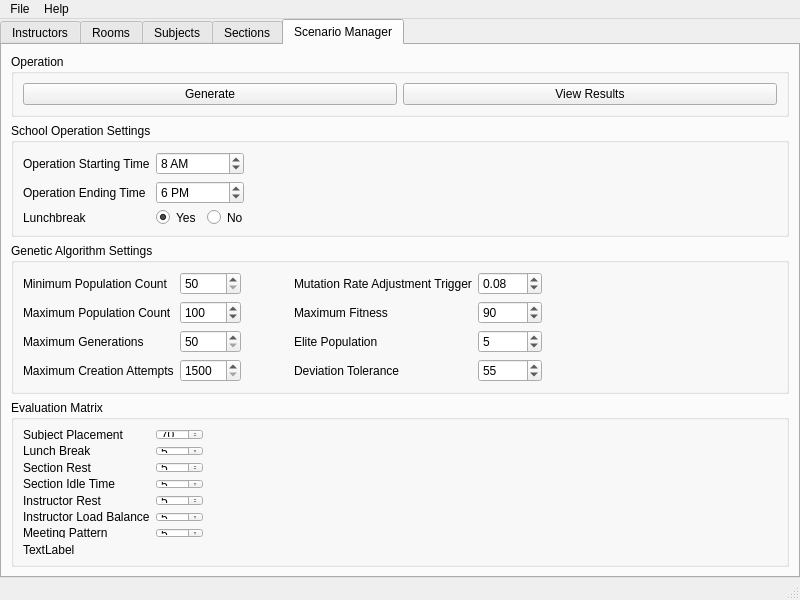
<?xml version="1.0" encoding="UTF-8"?>
<ui version="4.0">
 <class>MainWindow</class>
 <widget class="QMainWindow" name="MainWindow">
  <property name="windowModality">
   <enum>Qt::NonModal</enum>
  </property>
  <property name="geometry">
   <rect>
    <x>0</x>
    <y>0</y>
    <width>800</width>
    <height>600</height>
   </rect>
  </property>
  <property name="sizePolicy">
   <sizepolicy hsizetype="Maximum" vsizetype="Maximum">
    <horstretch>0</horstretch>
    <verstretch>0</verstretch>
   </sizepolicy>
  </property>
  <property name="minimumSize">
   <size>
    <width>800</width>
    <height>600</height>
   </size>
  </property>
  <property name="maximumSize">
   <size>
    <width>16777215</width>
    <height>16777215</height>
   </size>
  </property>
  <property name="windowTitle">
   <string>Genetic Algorithm Scheduler</string>
  </property>
  <widget class="QWidget" name="centralwidget">
   <property name="minimumSize">
    <size>
     <width>711</width>
     <height>526</height>
    </size>
   </property>
   <layout class="QVBoxLayout" name="verticalLayout">
    <property name="spacing">
     <number>0</number>
    </property>
    <property name="leftMargin">
     <number>0</number>
    </property>
    <property name="topMargin">
     <number>0</number>
    </property>
    <property name="rightMargin">
     <number>0</number>
    </property>
    <property name="bottomMargin">
     <number>0</number>
    </property>
    <item>
     <widget class="QTabWidget" name="tabWidget">
      <property name="font">
       <font>
        <weight>50</weight>
        <bold>false</bold>
       </font>
      </property>
      <property name="styleSheet">
       <string notr="true"/>
      </property>
      <property name="tabPosition">
       <enum>QTabWidget::North</enum>
      </property>
      <property name="tabShape">
       <enum>QTabWidget::Rounded</enum>
      </property>
      <property name="currentIndex">
       <number>4</number>
      </property>
      <widget class="QWidget" name="tabInstructors">
       <property name="whatsThis">
        <string>&lt;html&gt;&lt;head/&gt;&lt;body&gt;&lt;p&gt;&lt;br/&gt;&lt;/p&gt;&lt;/body&gt;&lt;/html&gt;</string>
       </property>
       <attribute name="title">
        <string>Instructors</string>
       </attribute>
       <layout class="QVBoxLayout" name="verticalLayout_2">
        <item>
         <widget class="QGroupBox" name="groupBox">
          <property name="title">
           <string>Operation</string>
          </property>
          <layout class="QHBoxLayout" name="horizontalLayout">
           <item>
            <widget class="QPushButton" name="btnInstrAdd">
             <property name="text">
              <string>Add Instructor</string>
             </property>
            </widget>
           </item>
           <item>
            <widget class="QPushButton" name="btnInstrImport">
             <property name="text">
              <string>Import from CSV</string>
             </property>
            </widget>
           </item>
          </layout>
         </widget>
        </item>
        <item>
         <widget class="QTreeView" name="treeInstr"/>
        </item>
       </layout>
      </widget>
      <widget class="QWidget" name="tabRooms">
       <attribute name="title">
        <string>Rooms</string>
       </attribute>
       <layout class="QVBoxLayout" name="verticalLayout_3">
        <item>
         <widget class="QGroupBox" name="groupBox_2">
          <property name="title">
           <string>Operation</string>
          </property>
          <layout class="QHBoxLayout" name="horizontalLayout_7">
           <item>
            <widget class="QPushButton" name="btnRoomAdd">
             <property name="text">
              <string>Add Room</string>
             </property>
            </widget>
           </item>
           <item>
            <widget class="QPushButton" name="btnRoomImport">
             <property name="text">
              <string>Import from CSV</string>
             </property>
            </widget>
           </item>
          </layout>
         </widget>
        </item>
        <item>
         <widget class="QTreeView" name="treeRoom"/>
        </item>
       </layout>
      </widget>
      <widget class="QWidget" name="tabSubjects">
       <attribute name="title">
        <string>Subjects</string>
       </attribute>
       <layout class="QVBoxLayout" name="verticalLayout_4">
        <item>
         <widget class="QGroupBox" name="groupBox_3">
          <property name="title">
           <string>Operation</string>
          </property>
          <layout class="QHBoxLayout" name="horizontalLayout_2">
           <item>
            <widget class="QPushButton" name="btnSubjAdd">
             <property name="text">
              <string>Add Subject</string>
             </property>
            </widget>
           </item>
           <item>
            <widget class="QPushButton" name="btnSubjImport">
             <property name="text">
              <string>Import from CSV</string>
             </property>
            </widget>
           </item>
          </layout>
         </widget>
        </item>
        <item>
         <widget class="QTreeView" name="treeSubj"/>
        </item>
       </layout>
      </widget>
      <widget class="QWidget" name="tabSections">
       <attribute name="title">
        <string>Sections</string>
       </attribute>
       <layout class="QVBoxLayout" name="verticalLayout_5">
        <item>
         <widget class="QGroupBox" name="groupBox_4">
          <property name="title">
           <string>Operation</string>
          </property>
          <layout class="QHBoxLayout" name="horizontalLayout_3">
           <item>
            <widget class="QPushButton" name="btnSecAdd">
             <property name="text">
              <string>Add Section</string>
             </property>
            </widget>
           </item>
          </layout>
         </widget>
        </item>
        <item>
         <widget class="QTreeView" name="treeSec"/>
        </item>
       </layout>
      </widget>
      <widget class="QWidget" name="tabScenario">
       <property name="sizePolicy">
        <sizepolicy hsizetype="Preferred" vsizetype="Preferred">
         <horstretch>0</horstretch>
         <verstretch>0</verstretch>
        </sizepolicy>
       </property>
       <attribute name="title">
        <string>Scenario Manager</string>
       </attribute>
       <layout class="QVBoxLayout" name="verticalLayout_6" stretch="0,0,0,0,0">
        <property name="sizeConstraint">
         <enum>QLayout::SetDefaultConstraint</enum>
        </property>
        <item>
         <widget class="QGroupBox" name="groupBox_5">
          <property name="title">
           <string>Operation</string>
          </property>
          <layout class="QHBoxLayout" name="horizontalLayout_4">
           <item>
            <widget class="QPushButton" name="btnScenGenerate">
             <property name="text">
              <string>Generate</string>
             </property>
            </widget>
           </item>
           <item>
            <widget class="QPushButton" name="btnScenResult">
             <property name="text">
              <string>View Results</string>
             </property>
            </widget>
           </item>
          </layout>
         </widget>
        </item>
        <item>
         <widget class="QGroupBox" name="groupBox_6">
          <property name="title">
           <string>School Operation Settings</string>
          </property>
          <layout class="QGridLayout" name="gridLayout_2">
           <item row="2" column="1">
            <widget class="QGroupBox" name="groupBox_7">
             <property name="styleSheet">
              <string notr="true">border: none</string>
             </property>
             <property name="title">
              <string/>
             </property>
             <property name="flat">
              <bool>false</bool>
             </property>
             <property name="checkable">
              <bool>false</bool>
             </property>
             <property name="checked">
              <bool>false</bool>
             </property>
             <layout class="QHBoxLayout" name="horizontalLayout_5">
              <property name="spacing">
               <number>10</number>
              </property>
              <property name="leftMargin">
               <number>0</number>
              </property>
              <property name="topMargin">
               <number>0</number>
              </property>
              <property name="rightMargin">
               <number>0</number>
              </property>
              <property name="bottomMargin">
               <number>0</number>
              </property>
              <item>
               <widget class="QRadioButton" name="radioLunchYes">
                <property name="text">
                 <string>Yes</string>
                </property>
                <property name="checked">
                 <bool>true</bool>
                </property>
               </widget>
              </item>
              <item>
               <widget class="QRadioButton" name="radioLunchNo">
                <property name="text">
                 <string>No</string>
                </property>
               </widget>
              </item>
             </layout>
            </widget>
           </item>
           <item row="2" column="0">
            <widget class="QLabel" name="label_6">
             <property name="toolTip">
              <string>Assess for lunch break for sections.</string>
             </property>
             <property name="text">
              <string>Lunchbreak</string>
             </property>
            </widget>
           </item>
           <item row="0" column="0">
            <widget class="QLabel" name="label_4">
             <property name="toolTip">
              <string>The opening time of the school.</string>
             </property>
             <property name="text">
              <string>Operation Starting Time</string>
             </property>
            </widget>
           </item>
           <item row="0" column="1">
            <widget class="QTimeEdit" name="timeStarting">
             <property name="currentSection">
              <enum>QDateTimeEdit::HourSection</enum>
             </property>
             <property name="displayFormat">
              <string>h AP</string>
             </property>
             <property name="time">
              <time>
               <hour>8</hour>
               <minute>0</minute>
               <second>0</second>
              </time>
             </property>
            </widget>
           </item>
           <item row="0" column="2">
            <spacer name="horizontalSpacer_2">
             <property name="orientation">
              <enum>Qt::Horizontal</enum>
             </property>
             <property name="sizeHint" stdset="0">
              <size>
               <width>40</width>
               <height>20</height>
              </size>
             </property>
            </spacer>
           </item>
           <item row="1" column="0">
            <widget class="QLabel" name="label_5">
             <property name="toolTip">
              <string>The closing time of the school.</string>
             </property>
             <property name="text">
              <string>Operation Ending Time</string>
             </property>
            </widget>
           </item>
           <item row="1" column="1">
            <widget class="QTimeEdit" name="timeEnding">
             <property name="displayFormat">
              <string>h AP</string>
             </property>
             <property name="calendarPopup">
              <bool>true</bool>
             </property>
             <property name="time">
              <time>
               <hour>18</hour>
               <minute>0</minute>
               <second>0</second>
              </time>
             </property>
            </widget>
           </item>
          </layout>
         </widget>
        </item>
        <item>
         <widget class="QGroupBox" name="groupBox_8">
          <property name="title">
           <string>Genetic Algorithm Settings</string>
          </property>
          <layout class="QGridLayout" name="gridLayout_3">
           <item row="2" column="3">
            <widget class="QLabel" name="label_20">
             <property name="toolTip">
              <string>The percent of population that would belong to elite.</string>
             </property>
             <property name="text">
              <string>Elite Population</string>
             </property>
            </widget>
           </item>
           <item row="3" column="3">
            <widget class="QLabel" name="label_21">
             <property name="toolTip">
              <string>The maximum control of a sigma.</string>
             </property>
             <property name="text">
              <string>Deviation Tolerance</string>
             </property>
            </widget>
           </item>
           <item row="3" column="5">
            <widget class="QSpinBox" name="editDev">
             <property name="maximum">
              <number>100</number>
             </property>
             <property name="value">
              <number>55</number>
             </property>
            </widget>
           </item>
           <item row="1" column="1">
            <widget class="QSpinBox" name="editMaxPop">
             <property name="minimum">
              <number>50</number>
             </property>
             <property name="maximum">
              <number>10000</number>
             </property>
             <property name="value">
              <number>100</number>
             </property>
            </widget>
           </item>
           <item row="1" column="3">
            <widget class="QLabel" name="label_">
             <property name="toolTip">
              <string>Stops the generation when a chromosome meets this.</string>
             </property>
             <property name="text">
              <string>Maximum Fitness</string>
             </property>
            </widget>
           </item>
           <item row="2" column="5">
            <widget class="QSpinBox" name="editElite">
             <property name="maximum">
              <number>100</number>
             </property>
             <property name="value">
              <number>5</number>
             </property>
            </widget>
           </item>
           <item row="0" column="7">
            <spacer name="horizontalSpacer_3">
             <property name="orientation">
              <enum>Qt::Horizontal</enum>
             </property>
             <property name="sizeHint" stdset="0">
              <size>
               <width>40</width>
               <height>20</height>
              </size>
             </property>
            </spacer>
           </item>
           <item row="2" column="1">
            <widget class="QSpinBox" name="editMaxGen">
             <property name="minimum">
              <number>50</number>
             </property>
             <property name="maximum">
              <number>10000</number>
             </property>
            </widget>
           </item>
           <item row="1" column="5">
            <widget class="QSpinBox" name="editMaxFit">
             <property name="maximum">
              <number>100</number>
             </property>
             <property name="value">
              <number>90</number>
             </property>
            </widget>
           </item>
           <item row="0" column="3">
            <widget class="QLabel" name="label_11">
             <property name="toolTip">
              <string>&lt;html&gt;&lt;head/&gt;&lt;body&gt;&lt;p&gt;Triggers mutation rate change when the difference of average fitness falls to the specificied level.&lt;/p&gt;&lt;/body&gt;&lt;/html&gt;</string>
             </property>
             <property name="text">
              <string>Mutation Rate Adjustment Trigger</string>
             </property>
            </widget>
           </item>
           <item row="3" column="0">
            <widget class="QLabel" name="label_10">
             <property name="toolTip">
              <string>Maximum attempts for creating a valid chromosome.</string>
             </property>
             <property name="text">
              <string>Maximum Creation Attempts</string>
             </property>
            </widget>
           </item>
           <item row="2" column="0">
            <widget class="QLabel" name="label_9">
             <property name="toolTip">
              <string>Maximum amount of generations to be performed on solution generation.</string>
             </property>
             <property name="text">
              <string>Maximum Generations</string>
             </property>
            </widget>
           </item>
           <item row="3" column="1">
            <widget class="QSpinBox" name="editMaxCreation">
             <property name="minimum">
              <number>1500</number>
             </property>
             <property name="maximum">
              <number>30000</number>
             </property>
            </widget>
           </item>
           <item row="0" column="0">
            <widget class="QLabel" name="label_7">
             <property name="toolTip">
              <string>Starting point and lowest population count of the genetic algorithm.</string>
             </property>
             <property name="text">
              <string>Minimum Population Count</string>
             </property>
            </widget>
           </item>
           <item row="1" column="0">
            <widget class="QLabel" name="label_8">
             <property name="toolTip">
              <string>Highest population count of the genetic algorithm.</string>
             </property>
             <property name="text">
              <string>Maximum Population Count</string>
             </property>
            </widget>
           </item>
           <item row="0" column="1">
            <widget class="QSpinBox" name="editMinPop">
             <property name="minimum">
              <number>50</number>
             </property>
             <property name="maximum">
              <number>10000</number>
             </property>
            </widget>
           </item>
           <item row="0" column="11">
            <spacer name="horizontalSpacer_5">
             <property name="orientation">
              <enum>Qt::Horizontal</enum>
             </property>
             <property name="sizeHint" stdset="0">
              <size>
               <width>40</width>
               <height>20</height>
              </size>
             </property>
            </spacer>
           </item>
           <item row="0" column="10">
            <spacer name="horizontalSpacer_6">
             <property name="orientation">
              <enum>Qt::Horizontal</enum>
             </property>
             <property name="sizeHint" stdset="0">
              <size>
               <width>40</width>
               <height>20</height>
              </size>
             </property>
            </spacer>
           </item>
           <item row="0" column="2">
            <spacer name="horizontalSpacer">
             <property name="orientation">
              <enum>Qt::Horizontal</enum>
             </property>
             <property name="sizeHint" stdset="0">
              <size>
               <width>40</width>
               <height>20</height>
              </size>
             </property>
            </spacer>
           </item>
           <item row="0" column="9">
            <spacer name="horizontalSpacer_4">
             <property name="orientation">
              <enum>Qt::Horizontal</enum>
             </property>
             <property name="sizeHint" stdset="0">
              <size>
               <width>40</width>
               <height>20</height>
              </size>
             </property>
            </spacer>
           </item>
           <item row="0" column="8">
            <spacer name="horizontalSpacer_7">
             <property name="orientation">
              <enum>Qt::Horizontal</enum>
             </property>
             <property name="sizeHint" stdset="0">
              <size>
               <width>40</width>
               <height>20</height>
              </size>
             </property>
            </spacer>
           </item>
           <item row="0" column="5">
            <widget class="QDoubleSpinBox" name="editMut">
             <property name="maximum">
              <double>100.000000000000000</double>
             </property>
             <property name="singleStep">
              <double>0.010000000000000</double>
             </property>
             <property name="value">
              <double>0.080000000000000</double>
             </property>
            </widget>
           </item>
          </layout>
         </widget>
        </item>
        <item>
         <widget class="QGroupBox" name="groupBox_9">
          <property name="title">
           <string>Evaluation Matrix</string>
          </property>
          <layout class="QGridLayout" name="gridLayout_4">
           <item row="2" column="0">
            <widget class="QLabel" name="label_15">
             <property name="toolTip">
              <string>The weight of section rest (There must be a rest for every consecutive 3 hours of session)</string>
             </property>
             <property name="text">
              <string>Section Rest</string>
             </property>
            </widget>
           </item>
           <item row="3" column="0">
            <widget class="QLabel" name="label_18">
             <property name="toolTip">
              <string>The weight of sections having less idle time.</string>
             </property>
             <property name="text">
              <string>Section Idle Time</string>
             </property>
            </widget>
           </item>
           <item row="5" column="0">
            <widget class="QLabel" name="label_19">
             <property name="toolTip">
              <string>The weight of having all instructors have normalized teaching load.</string>
             </property>
             <property name="text">
              <string>Instructor Load Balance</string>
             </property>
            </widget>
           </item>
           <item row="7" column="0">
            <widget class="QLabel" name="label_17">
             <property name="toolTip">
              <string>The weight of having correct meeting patterns for subject placement.</string>
             </property>
             <property name="text">
              <string>Meeting Pattern</string>
             </property>
            </widget>
           </item>
           <item row="4" column="0">
            <widget class="QLabel" name="label_16">
             <property name="toolTip">
              <string>The weight of instructor rest (There must be a rest for every consecutive 3 hours of session)</string>
             </property>
             <property name="text">
              <string>Instructor Rest</string>
             </property>
            </widget>
           </item>
           <item row="0" column="1">
            <widget class="QSpinBox" name="editSbj">
             <property name="maximum">
              <number>100</number>
             </property>
             <property name="value">
              <number>70</number>
             </property>
            </widget>
           </item>
           <item row="0" column="0">
            <widget class="QLabel" name="label_13">
             <property name="toolTip">
              <string>The weight of having all subjects placed.</string>
             </property>
             <property name="text">
              <string>Subject Placement</string>
             </property>
            </widget>
           </item>
           <item row="1" column="0">
            <widget class="QLabel" name="label_14">
             <property name="toolTip">
              <string>The weight of having a lunch break.</string>
             </property>
             <property name="text">
              <string>Lunch Break</string>
             </property>
            </widget>
           </item>
           <item row="0" column="2">
            <spacer name="horizontalSpacer_8">
             <property name="orientation">
              <enum>Qt::Horizontal</enum>
             </property>
             <property name="sizeHint" stdset="0">
              <size>
               <width>40</width>
               <height>20</height>
              </size>
             </property>
            </spacer>
           </item>
           <item row="1" column="1">
            <widget class="QSpinBox" name="editLun">
             <property name="maximum">
              <number>100</number>
             </property>
             <property name="value">
              <number>5</number>
             </property>
            </widget>
           </item>
           <item row="2" column="1">
            <widget class="QSpinBox" name="editSec">
             <property name="maximum">
              <number>100</number>
             </property>
             <property name="value">
              <number>5</number>
             </property>
            </widget>
           </item>
           <item row="4" column="1">
            <widget class="QSpinBox" name="editInstrRest">
             <property name="maximum">
              <number>100</number>
             </property>
             <property name="value">
              <number>5</number>
             </property>
            </widget>
           </item>
           <item row="5" column="1">
            <widget class="QSpinBox" name="editInstrLoad">
             <property name="maximum">
              <number>100</number>
             </property>
             <property name="value">
              <number>5</number>
             </property>
            </widget>
           </item>
           <item row="3" column="1">
            <widget class="QSpinBox" name="editIdle">
             <property name="maximum">
              <number>100</number>
             </property>
             <property name="value">
              <number>5</number>
             </property>
            </widget>
           </item>
           <item row="7" column="1">
            <widget class="QSpinBox" name="editMeet">
             <property name="maximum">
              <number>100</number>
             </property>
             <property name="value">
              <number>5</number>
             </property>
            </widget>
           </item>
           <item row="8" column="0">
            <widget class="QLabel" name="lblTotal">
             <property name="text">
              <string>TextLabel</string>
             </property>
            </widget>
           </item>
          </layout>
         </widget>
        </item>
        <item>
         <spacer name="verticalSpacer">
          <property name="orientation">
           <enum>Qt::Vertical</enum>
          </property>
          <property name="sizeHint" stdset="0">
           <size>
            <width>20</width>
            <height>40</height>
           </size>
          </property>
         </spacer>
        </item>
       </layout>
      </widget>
     </widget>
    </item>
   </layout>
  </widget>
  <widget class="QMenuBar" name="menubar">
   <property name="geometry">
    <rect>
     <x>0</x>
     <y>0</y>
     <width>800</width>
     <height>21</height>
    </rect>
   </property>
   <widget class="QMenu" name="menuFile">
    <property name="title">
     <string>File</string>
    </property>
    <addaction name="actionNew"/>
    <addaction name="actionOpen"/>
    <addaction name="actionSave_As"/>
    <addaction name="separator"/>
    <addaction name="actionSettings"/>
    <addaction name="separator"/>
    <addaction name="actionExit"/>
   </widget>
   <widget class="QMenu" name="menuHelp">
    <property name="title">
     <string>Help</string>
    </property>
    <addaction name="actionInstructions"/>
    <addaction name="actionAbout"/>
   </widget>
   <addaction name="menuFile"/>
   <addaction name="menuHelp"/>
  </widget>
  <widget class="QStatusBar" name="statusbar"/>
  <action name="actionNew">
   <property name="text">
    <string>New</string>
   </property>
  </action>
  <action name="actionOpen">
   <property name="text">
    <string>Open</string>
   </property>
  </action>
  <action name="actionSave">
   <property name="text">
    <string>Save</string>
   </property>
  </action>
  <action name="actionSave_As">
   <property name="text">
    <string>Save As</string>
   </property>
  </action>
  <action name="actionSettings">
   <property name="text">
    <string>Settings</string>
   </property>
  </action>
  <action name="actionExit">
   <property name="text">
    <string>Exit</string>
   </property>
  </action>
  <action name="actionAdd_Instructor">
   <property name="text">
    <string>Add Instructor</string>
   </property>
  </action>
  <action name="actionView_Instructors">
   <property name="text">
    <string>View Instructors</string>
   </property>
  </action>
  <action name="actionAdd_Room">
   <property name="text">
    <string>Add Room</string>
   </property>
  </action>
  <action name="actionView_Rooms">
   <property name="text">
    <string>View Rooms</string>
   </property>
  </action>
  <action name="actionAdd_Subject">
   <property name="text">
    <string>Add Subject</string>
   </property>
  </action>
  <action name="actionView_Subjects">
   <property name="text">
    <string>View Subjects</string>
   </property>
  </action>
  <action name="actionAdd_Sections">
   <property name="text">
    <string>Add Sections</string>
   </property>
  </action>
  <action name="actionView_Sections">
   <property name="text">
    <string>View Sections</string>
   </property>
  </action>
  <action name="actionImport">
   <property name="text">
    <string>Import</string>
   </property>
  </action>
  <action name="actionExport">
   <property name="text">
    <string>Export</string>
   </property>
  </action>
  <action name="actionView_Results">
   <property name="text">
    <string>View Results</string>
   </property>
  </action>
  <action name="actionGenerate">
   <property name="text">
    <string>Generate</string>
   </property>
  </action>
  <action name="actionImport_2">
   <property name="text">
    <string>Import</string>
   </property>
  </action>
  <action name="actionExport_2">
   <property name="text">
    <string>Export</string>
   </property>
  </action>
  <action name="actionScenario_Summary">
   <property name="text">
    <string>Scenario Summary</string>
   </property>
  </action>
  <action name="actionGenerate_2">
   <property name="text">
    <string>Generate</string>
   </property>
  </action>
  <action name="actionView_Results_2">
   <property name="text">
    <string>View Results</string>
   </property>
  </action>
  <action name="actionInstructions">
   <property name="text">
    <string>Instructions</string>
   </property>
  </action>
  <action name="actionAbout">
   <property name="text">
    <string>About</string>
   </property>
  </action>
 </widget>
 <resources>
  <include location="../../PyQTTesting/testing.qrc"/>
 </resources>
 <connections/>
</ui>
